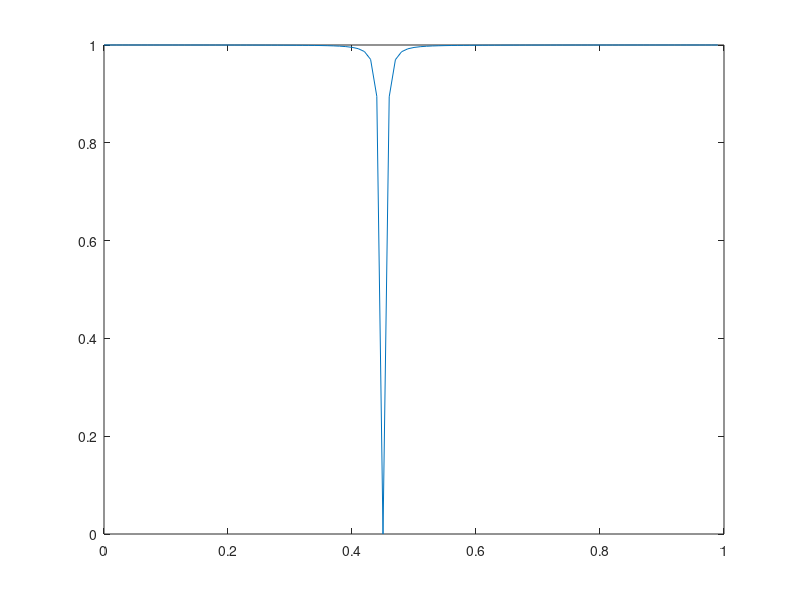
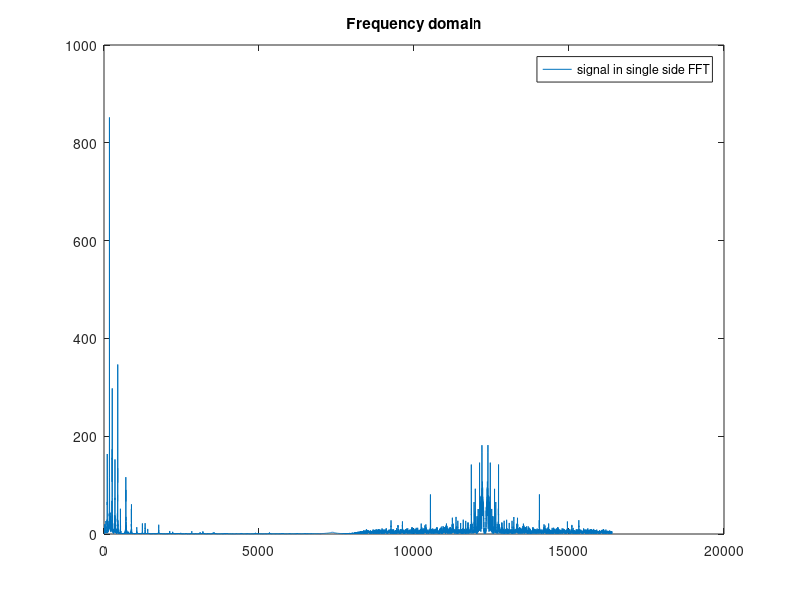
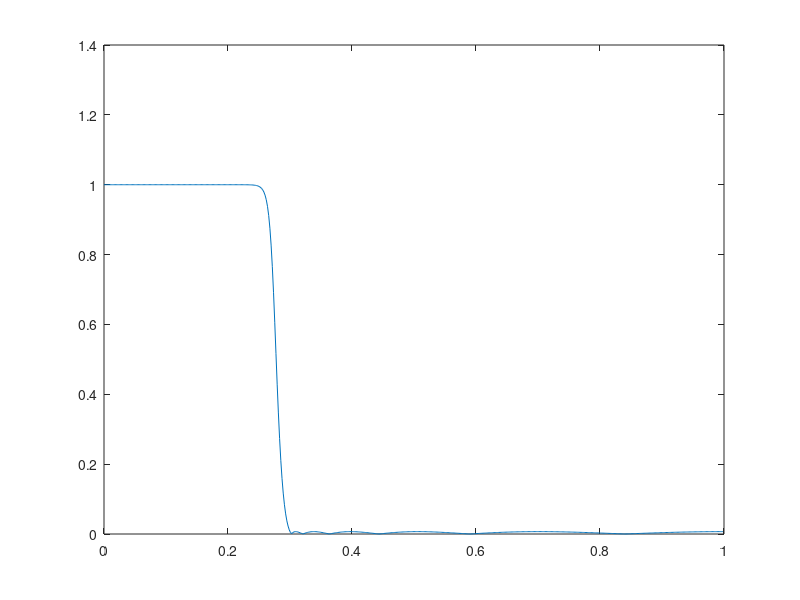
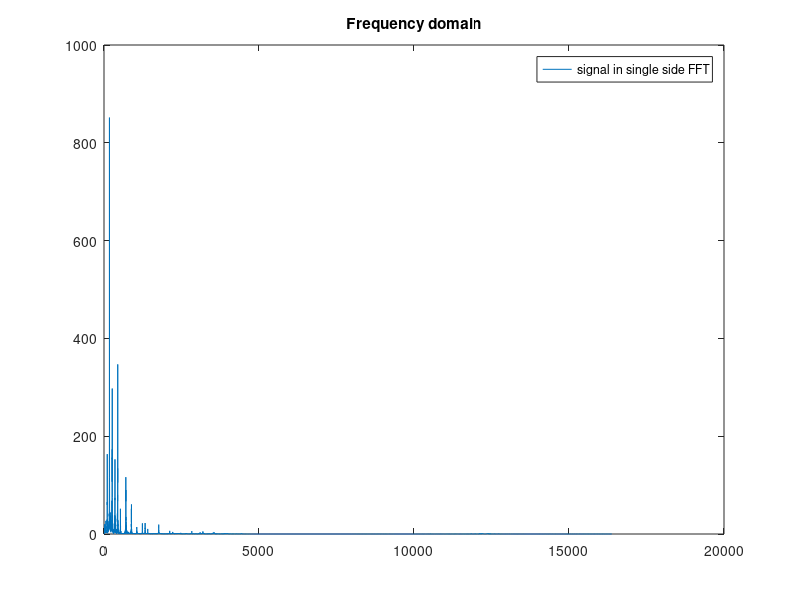

Write the MATLAB code that produced these figures, in order.
%second order notch filter, block A
clc
clear all
close all

load('projsignal1.mat');
%this is the input
rs = rs(1:25E3);%only take the first 25000 data point
fs1 = 32.768e3;
%beta = cos(2*pi*(4915/fs1));
beta = cos(2*pi*(7372.8/fs1));
notch_bw = 0.01*pi;%changed to a wider bandwidth
alpha = (1/cos(notch_bw)) - sqrt((1)/((cos(notch_bw))^2)-1);



num_A  = ((1+alpha)/2).*[1 -2*beta 1];
dem_A = [1 -beta*(1+alpha) alpha];

%filter characteristic
[hA, wA] = freqz(num_A, dem_A, 1E2);
%magnitude plot
plot(wA/pi, abs(hA));



r1r2 = filter(num_A, dem_A, rs);

figure;
N=25000;
X1_mags = abs(fft(r1r2));
fax_bins = [0 : N-1]; %frequency axis in bins
N_2 = ceil(N/2);
plot(fax_bins(1:N_2)*fs1/N, X1_mags(1:N_2));
legend('signal in single side FFT');
title('Frequency domain');

%%now we want a lowpass filter to filter out high frequency
%%to get r1


figure;
%the only requirement here is the passband of r1
dp=6.8E-3; ds=6.8E-3;
%peak passband ripple and minimum stopband attenuation in dB
ap=-20*log10(1-dp); as=-20*log10(ds);

wp = 2* 4096/fs1;
ws = wp +0.05;%right after passband

[ordD, ~] = cheb2ord(wp, ws, ap, as);
[num_D, dem_D] = cheby2(ordD, as, ws, 'low');
[hD, wD] = freqz(num_D, dem_D);
plot(wD/pi, abs(hD));


r1 = filter(num_D, dem_D, r1r2);

figure;
N=25000;
X1_mags = abs(fft(r1));
fax_bins = [0 : N-1]; %frequency axis in bins
N_2 = ceil(N/2);
plot(fax_bins(1:N_2)*fs1/N, X1_mags(1:N_2));
legend('signal in single side FFT');
title('Frequency domain');
sound(r1, fs1);


%H1 analysis
figure;
num_H1 = conv(num_A, num_D);
dem_H1 = conv(dem_A, dem_D);
[hH1, wH1] = freqz(num_H1, dem_H1);
plot(wH1/pi, abs(hH1));






